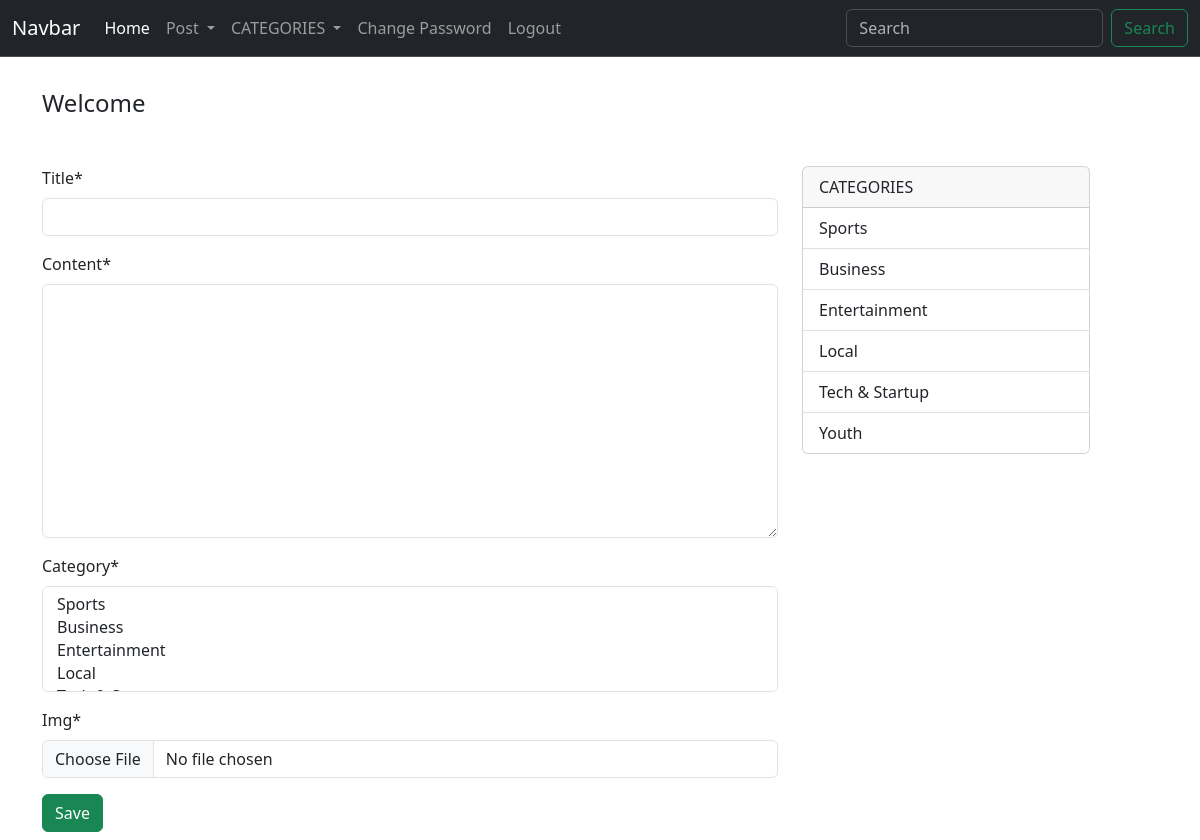
/blog/post-Create/, run on an earlier commit of the app's database.
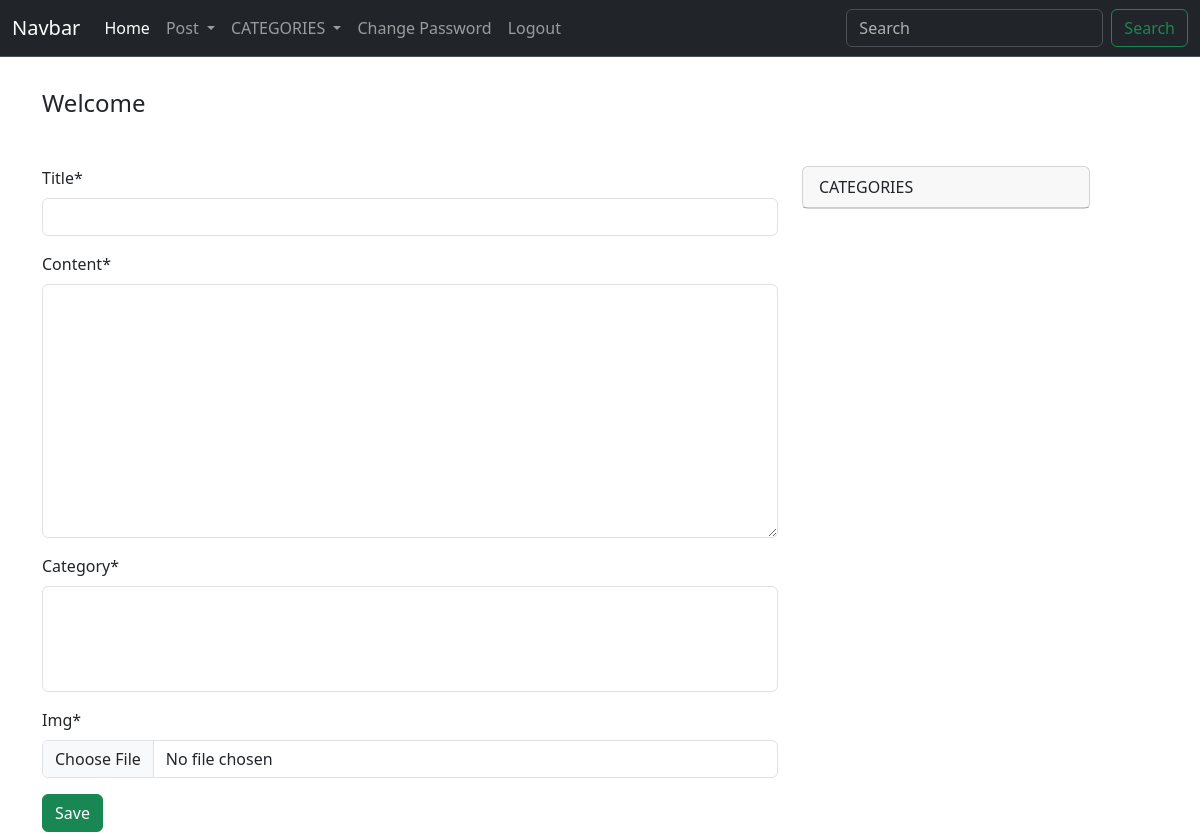
And on a later commit of the database.
### blog/models.py (models this page shows)
class Category(models.Model):
    name = models.CharField(max_length=50,unique=True)
    class Meta:
        verbose_name_plural = 'categories'
    def __str__(self):
        return self.name

### blog/views.py (the view)
# urls.py: path('post-Create/',PostCreate,name='PostCreate'),
def PostCreate(request):
    if request.method=='POST':
        form = PostCreateForm(request.POST , request.FILES)
        if form.is_valid():
            newpost = form.save(commit=False)
            newpost.slug= slugify(newpost.title)
            newpost.save()
            form.save_m2m()
            return redirect('postList')
    else:
        form = PostCreateForm()
    return render(request,'blog/post_create.html',{'form':form})

### blog/forms.py
class PostCreateForm(forms.ModelForm):
    class Meta:
        model = Post
        fields = ('title', 'content', 'category', 'img', 'tags')
        widgets = {
            'tags': TagWidget(attrs={'data-role': 'tagsinput', 'class': 'form-control'}),
        }

### blog/context_processors.py (called while the page is built)
def extrect(request):
    items = Category.objects.all()
    return {'items':items}

### templates/blog/post_create.html (shortened to what this page needs)
{% extends "../base.html" %}
{% load crispy_forms_tags %}
{% block body %}
<div class="container my-2">
    <div class="row">
        <div class="col-md-8 ">
            <form method="post" enctype="multipart/form-data">
                {{form |crispy }}
                <div>
                    <button type="submit" class="btn btn-success" >Save</button>
                </div>
            </form>
        </div>
        <div class="col-md-4">
          <div class="card" style="width: 18rem">
            <div class="card-header">CATEGORIES</div>
            <ul class="list-group list-group-flush">
                {% for category in items %}
                <li class="list-group-item">{{category.name}}</li>
                {% endfor %}
            </ul>
          </div>
        </div>
    </div>
</div>
{% endblock body %}

### templates/base.html (shortened to what this page needs)
<!doctype html>
<html lang="en">
  <head>
    <link href="https://cdn.jsdelivr.net/npm/bootstrap@5.3.3/dist/css/bootstrap.min.css" rel="stylesheet">
  </head>
  <body>
 <nav class="navbar navbar-expand-lg bg-dark border-bottom border-body" data-bs-theme="dark">
  <div class="container-fluid">
    <a class="navbar-brand" href="#">Navbar</a>
    <div class="collapse navbar-collapse" id="navbarSupportedContent">
      <ul class="navbar-nav me-auto mb-2 mb-lg-0">
        <li class="nav-item">
          <a class="nav-link active" aria-current="page" href="{% url 'home' %}">Home</a>
        </li>
        <li class="nav-item dropdown">
          <a class="nav-link dropdown-toggle" href="#" role="button" data-bs-toggle="dropdown" aria-expanded="false">
            Post
          </a>
        </li>
        <li class="nav-item dropdown">
          <a class="nav-link dropdown-toggle" href="#" role="button" data-bs-toggle="dropdown" aria-expanded="false">
            CATEGORIES
          </a>
        </li>
      </ul>
      <div class="collapse navbar-collapse" id="navbarSupportedContent">
        <ul class="navbar-nav me-auto mb-2 mb-lg-0">
          <li class="nav-item">
            <a class="nav-link" href="{%url 'change_password'%}">Change Password</a>
          </li>
           <li class="nav-item">
            <a class="nav-link" href='{% url "logout" %}'>Logout</a>
          </li>
      </div>
      <form class="d-flex" role="search" method="post" action="{% url 'searchView' %}" >
        <input class="form-control me-2" type="search" placeholder="Search" name="search" aria-label="Search">
        <button  class="btn btn-outline-success" type="submit">Search</button>
      </form>
    </div>
  </div>
</nav>
<div class="container">
  <div class="row py-4">
      <div class="col-md-12 my-2">
          <h4>Welcome {{request.user.username}}</h4>
      </div>
  </div>
</div>
    {% block body %}
    {% endblock body %}
  </body>
</html>

What changed in the data, as far as the page shows it:
removed Category: name "Sports"
removed Category: name "Business"
removed Category: name "Entertainment"
removed Category: name "Local"
removed Category: name "Tech & Startup"
removed Category: name "Youth"
Also different on the page:
form field category: "Sports / Business / Entertainment / Local" → (not shown)
